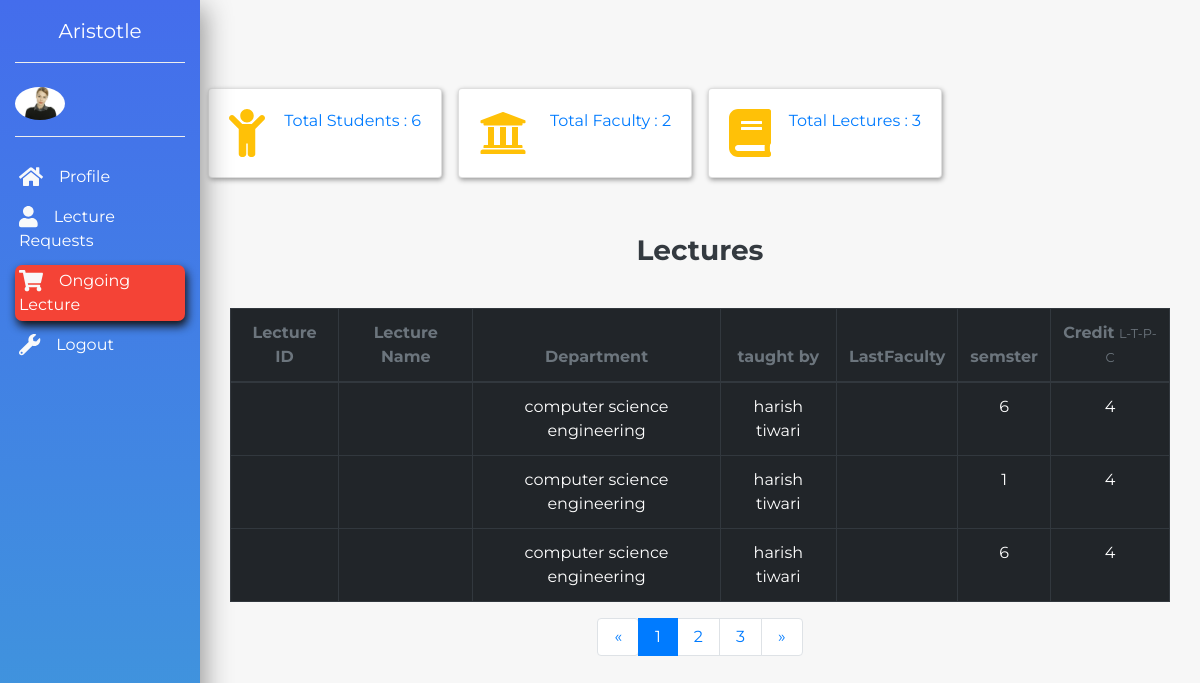
Before: /academic/vc/lecture/view with the older database file.
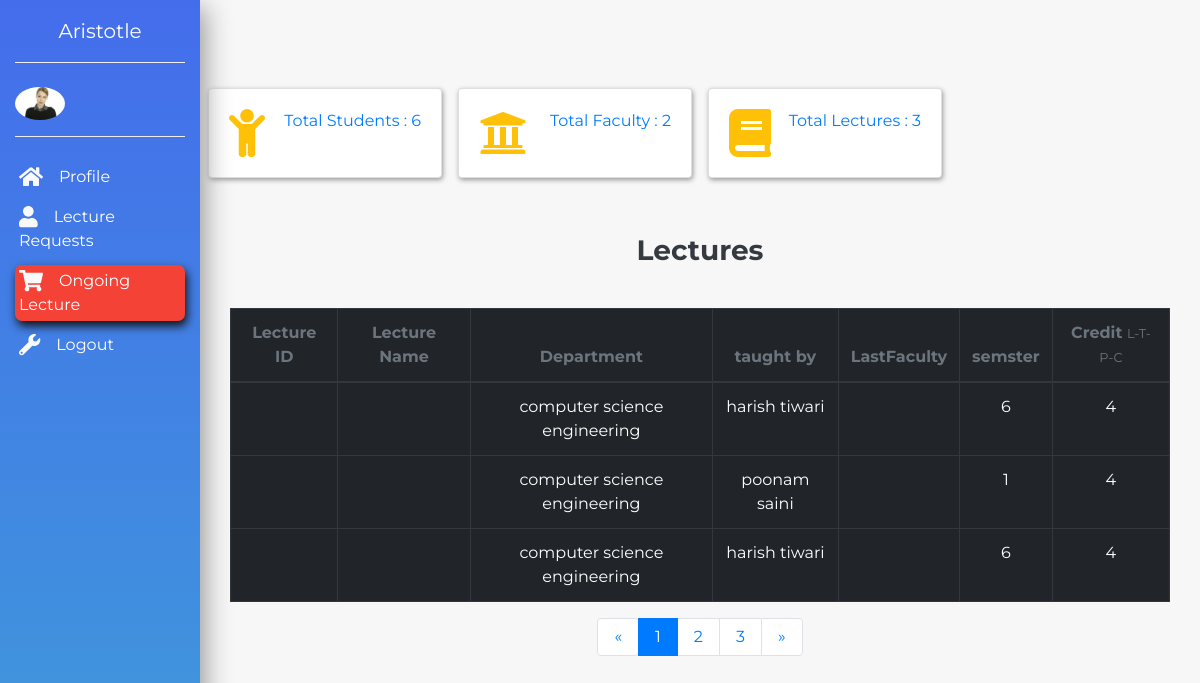
After: the same page with the newer database file.
### academics/models.py (models this page shows, shortened)
class subjects(models.Model):
    id = models.AutoField(primary_key=True)
    subjectCode = models.CharField(max_length=10)
    subjectName = models.CharField(max_length=50)
    LessonPlan = models.FileField(upload_to='media')
    Semester = models.IntegerField()
    TaughtBy = models.ForeignKey('faculty' , on_delete=models.CASCADE,blank=True)
    Credit = models.CharField(max_length=10)
    Department = models.ForeignKey('Department', on_delete=models.CASCADE)

class Department(models.Model):
    id = models.AutoField(primary_key=True)
    DepartmentID = models.CharField(max_length=10)
    DepartmentName = models.CharField(max_length=100)
    HeadOfDepartment = models.ForeignKey('employee',on_delete=models.CASCADE)
    SpecializedCourse = models.BooleanField()
    StartDate = models.DateField()
    School = models.ForeignKey('school',on_delete=models.CASCADE)
    Status = models.BooleanField()

class faculty(models.Model):
    id = models.AutoField(primary_key=True)
    FacultyID = models.ForeignKey('employee',on_delete=models.CASCADE)
    Department = models.ForeignKey('Department',on_delete=models.CASCADE)
    def __str__(self):
        return self.FacultyID.Name

class employee(models.Model):
    id = models.AutoField(primary_key=True)
    employeeID = models.CharField(max_length=10)
    personalEmail = models.EmailField()
    universityEmail = models.EmailField(blank=True)
    Name = models.CharField(max_length=20)
    Dob = models.DateField()
    Doj = models.DateField()

### academics/views.py (the view)
# urls.py: path('vc/lecture/view',views.lectureView),
def lectureView(request):
    department = Department.objects.all().count
    students = stud_details.objects.all().count
    faculti = faculty.objects.all().count
    lecture = subjects.objects.all()
    context ={
            'department':department,
            'students' : students,
            'faculty' :faculti,
            'lectures' : lecture,
            'lecture_count' : lecture.count()
    }
    return render(request,'vc/lectures.html',context)

### templates/vc/lectures.html (shortened to what this page needs)
{% load static %}
<!doctype html>
<html lang="en">
  <head>
    <link rel="stylesheet" href="https://stackpath.bootstrapcdn.com/bootstrap/4.1.1/css/bootstrap.min.css">
    <link rel="stylesheet" href="{% static 'css/style_dash.css' %}">
  </head>
  <body>
   <nav class="navbar navbar-expand-lg navbar-light">
      <div class="collapse navbar-collapse" id="navbarSupportedContent">
        <div class="container-fluid">
          <div class="row">
            <div class="col-xl-2 col-lg-3 col-md-4 sidebar fixed-top">
              <a href="/" class="navbar-brand text-white d-block mx-auto text-center py-3 mb-4 bottom-border">Aristotle</a>
              <div class="bottom-border pb-3">
                <img src="images/admin.jpeg" width="50" class="rounded-circle mr-3">
              </div>
              <ul class="navbar-nav flex-column mt-4">
              <li class="nav-item"><a href="/academic/home" class="nav-link text-white p-1 mb-2 sidebar-link"><i class="fas fa-home text-light fa-lg mr-3"></i>Profile</a></li>
                <li class="nav-item"><a href="lectureRequest" class="nav-link text-white p-1 mb-2 sidebar-link"><i class="fas fa-user text-light fa-lg mr-3"></i>Lecture Requests</a></li>
                 <li class="nav-item"><a href="lecture/view" class="nav-link text-white p-1 mb-2 current"><i class="fas fa-shopping-cart text-light fa-lg mr-3"></i>Ongoing Lecture</a></li>
                <li class="nav-item"><a href="/accounts/logout" class="nav-link text-white p-1 mb-2 sidebar-link"><i class="fas fa-wrench text-light fa-lg mr-3"></i>Logout<a></li>
              </ul>
            </div>
          </div>
        </div>
      </div>
    </nav>
    <section>
      <div class="container-fluid">
        <div class="row">
          <div class="col-xl-10 col-lg-9 col-md-8 ml-auto">
            <div class="row pt-md-5 mt-md-3 mb-5">
              <div class="col-xl-3 col-sm-6 p-2">
                <div class="card card-common">
                  <div class="card-body">
                    <div class="d-flex justify-content-between">
                      <i class="fas fa-child fa-3x text-warning"></i>
                      <div class="text-primary">
                        <p>
                        Total Students : {{students}}
                      </div>
                    </div>
                  </div>
                </div>
              </div>
              <div class="col-xl-3 col-sm-6 p-2">
                <div class="card card-common">
                  <div class="card-body">
                    <div class="d-flex justify-content-between">
                      <i class="fas fa-university fa-3x text-warning"></i>
                      <div class="text-primary">
                        <p>
                        Total Faculty : {{faculty}}
                      </div>
                    </div>
                  </div>
                </div>
              </div>
              <div class="col-xl-3 col-sm-6 p-2">
                <div class="card card-common">
                  <div class="card-body">
                    <div class="d-flex justify-content-between">
                      <i class="fas fa-book fa-3x text-warning"></i>
                      <div class="text-primary">
                        <p>
                        Total Lectures : {{lecture_count}}
                      </div>
                    </div>
                  </div>
                </div>
              </div>
          </div>
        </div>
      </div>
    </section>
    {% if lectures %}
    <section>
      <div class="container-fluid">
        <div class="row mb-5">
          <div class="col-xl-10 col-lg-9 col-md-8 ml-auto">
            <div class="row align-items-center">
                <div class="container">
              <div class="col-xl-12 col-lg-12 mb-4 mb-xl-0">
                <h3 class="text-dark text-center mb-3"><b>Lectures </b></h3>
                <br><table class="table table-bordered table-dark table-responsive text-center">
                    <thead>
                      <tr class="text-muted">
                        <th scope="col">Lecture ID</th>
                        <th colspan="2" scope="col">Lecture Name</th>
                        <th scope="col">Department</th>
                        <th scope="col">taught by</th>
                        <th scope="col">LastFaculty</th>
                        <th scope="col">semster</th>
                        <th scope="col">Credit <small>L-T-P-C</small></th>
                      </tr>
                    </thead>
                    <tbody>
                    {% for out in lectures %}
                      <tr scope="row">
                        <td>{{ out.LectureID}}</td>
                        <td colspan="2">{{ out.LectureName }}</td>
                        <td>{{ out.Department.DepartmentName }}</td>
                        <td>{{ out.TaughtBy }}</td>
                        <td>{{ out.LastTaughtBy }}</td>
                        <td>{{ out.Semester}}</td>
                        <td>{{ out.Credit}}</td>
                      </tr>
                     {% endfor %}
                    </tbody>
                  </table>
                <nav>
                    <ul class="pagination justify-content-center">
                      <li class="page-item">
                        <a href="#" class="page-link py-2 px-3">
                          <span>&laquo;</span>
                        </a>
                      </li>
                      <li class="page-item active">
                        <a href="#" class="page-link py-2 px-3">
                          1
                        </a>
                      </li>
                      <li class="page-item">
                        <a href="#" class="page-link py-2 px-3">
                          2
                        </a>
                      </li>
                      <li class="page-item">
                        <a href="#" class="page-link py-2 px-3">
                          3
                        </a>
                      </li>
                      <li class="page-item">
                        <a href="#" class="page-link py-2 px-3">
                          <span>&raquo;</span>
                        </a>
                      </li>
                    </ul>
                  </nav>
                </div>
              </div>
              </div>
            </div>
          </div>
        </div>
      </section>
      {% endif %}
  </body>
</html>

### static/css/style_dash.css (style rules this page uses)
body { font-family: 'Montserrat', sans-serif; background-color: rgb(247, 247, 247); }
.sidebar { height: 100vh; background: linear-gradient(180deg, #446DEC, #3F99DB); background-position: center; background-repeat: no-repeat; background-size: cover; box-shadow: 5px 7px 25px #999; }
.bottom-border { border-bottom: 1px groove #eee; }
.sidebar-link { transition: all .4s; }
.current { background-color: #f44336; border-radius: 7px; box-shadow: 2px 5px 10px #111; transition: all .3s; }
.card-common { box-shadow: 1px 2px 5px #999; transition: all .4s; }

Changed rows visible on the page:
changed subjects: TaughtBy "harish tiwari" → "poonam saini"
